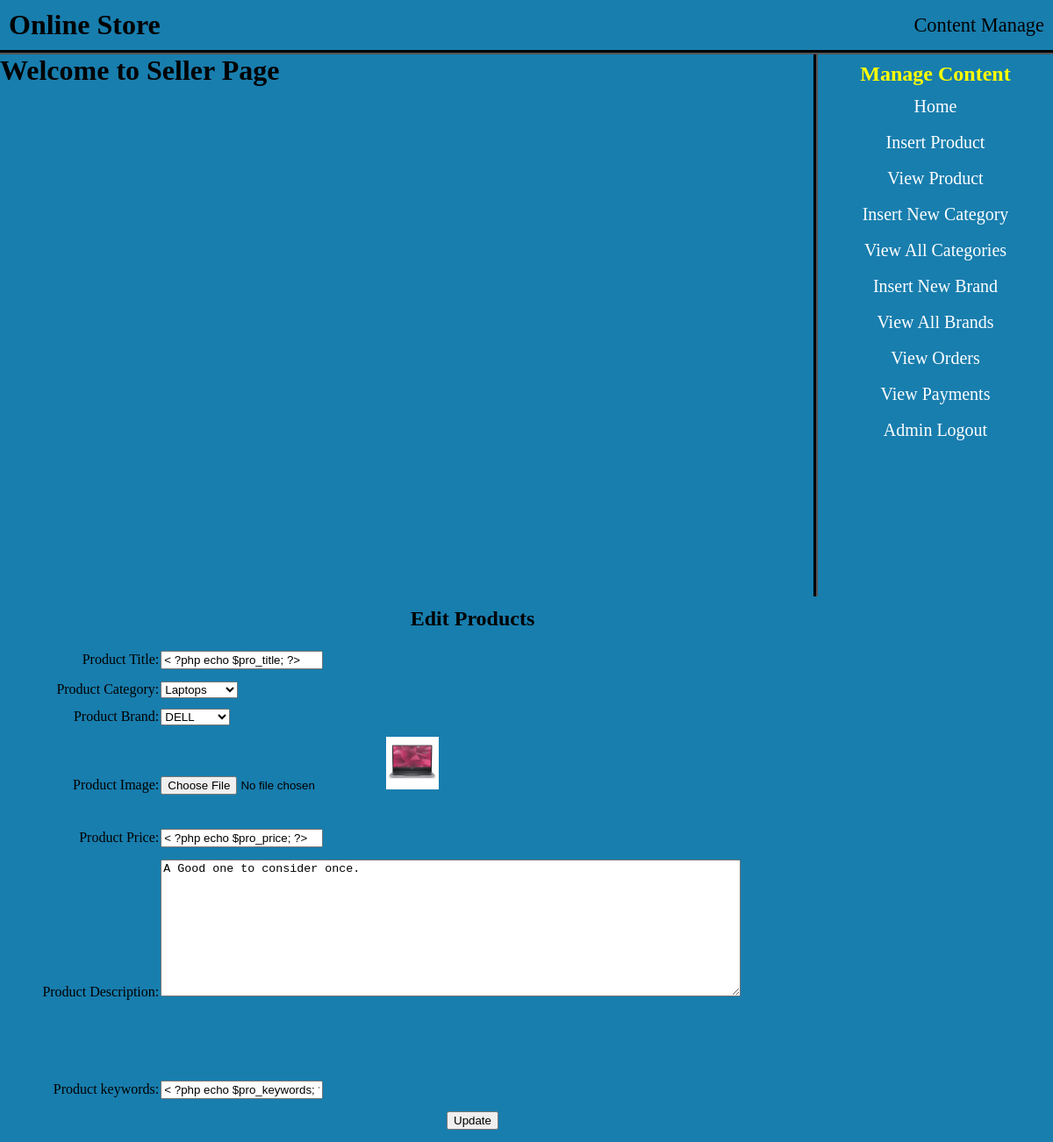
/seller/index.php?edit_pro=17 (signed in), run on the app's committed database.
### tables this page shows
CREATE TABLE `categories` (
  `cat_id` int(100) NOT NULL,
  `cat_title` text NOT NULL
);

CREATE TABLE `brands` (
  `brand_id` int(100) NOT NULL,
  `brand_title` text NOT NULL
);

CREATE TABLE `products` (
  `user_id` int(11) NOT NULL,
  `product_cat` int(100) NOT NULL,
  `product_brand` int(100) NOT NULL,
  `product_title` varchar(255) NOT NULL,
  `product_price` int(100) NOT NULL,
  `product_desc` text NOT NULL,
  `product_image` text NOT NULL,
  `product_keywords` text NOT NULL,
  `product_id` int(100) NOT NULL
);

### seller/edit_pro.php (the view, shortened to what this page needs)
<?php
if (!isset($_SESSION['user_email'])) {
  echo "<script> window.open('login.php?not_admin=You are not a admin !','_self') </script>";
} else {
  ?>
<!DOCTYPE>
<?php
  include ("includes/db.php");
  if (isset($_GET['edit_pro'])) {
    $get_id = $_GET['edit_pro'];
    $get_pro = "select * from products where product_id='$get_id'";
    $run_pro = mysqli_query($con, $get_pro);
    $row_pro = mysqli_fetch_array($run_pro);
    $pro_image = $row_pro['product_image'];
    $pro_desc = $row_pro['product_desc'];
    $pro_cat = $row_pro['product_cat'];
    $pro_brand = $row_pro['product_brand'];
    $get_cat = "select * from categories where cat_id='$pro_cat'";
    $run_cat = mysqli_query($con, $get_cat);
    $row_cat = mysqli_fetch_array($run_cat);
    $category_title = $row_cat['cat_title'];
    $get_brand = "select * from brands where brand_id='$pro_brand'";
    $run_brand = mysqli_query($con, $get_brand);
    $row_brand = mysqli_fetch_array($run_brand);
    $brand_title = $row_brand['brand_title'];
  }
  ?>
<html>
<head>
</head>
<body bgcolor="skyblue">
    <form action=" " method="post" enctype="multipart/form-data">
        <table align="center" width="1077" height="622" border="10" bgcolor="#187eae">
            <tr align="center">
                <td colspan="2" style="padding-top:10px;">
                    <h2> Edit Products </h2>
                </td>
            </tr>
            <tr>
                <td align="right"> Product Title: </td>
                <td align="left"><input type="text" name="product_title" value="< ?php echo $pro_title; ?>" />
            </tr>
            <tr>
                <td align="right"> Product Category: </td>
                <td align="left">
                    <select name="product_cat">
                        <option>
                            <?php echo $category_title; ?>
                        </option>
                    </select>
                </td>
            </tr>
            <tr>
                <td align="right"> Product Brand: </td>
                <td align="left">
                    <select name="product_brand">
                        <option>
                            <?php echo $brand_title; ?>
                        </option>
                    </select>
            </tr>
            <tr>
                <td align="right"> Product Image: </td>
                <td align="left"><input type="file" name="product_image" /> <img
                        src="product_images/<?php echo $pro_image; ?>" width="60" height="60" /> </td>
            </tr>
            <tr>
                <td align="right"> Product Price: </td>
                <td align="left"><input type="text" name="product_price" value="< ?php echo $pro_price; ?>" />
            </tr>
            <tr>
                <td align="right"> Product Description: </td>
                <td>
                    <textarea name="product_desc" cols="80" rows="10"><?php echo $pro_desc; ?></textarea>
                </td>
            </tr>
            <tr>
                <td align="right"> Product keywords: </td>
                <td align="left"><input type="text" name="product_keywords" value="< ?php echo $pro_keywords; ?>" />
            </tr>
            <tr align="center">
                <td colspan="8"><input type="submit" name="update_product" value="Update" />
            </tr>
        </table>
</body>
</html>
<?php } ?>

### seller/styles/style.css (style rules this page uses)
html, body, div, span, applet, object, iframe, h1, h2, h3, h4, h5, h6, p, blockquote, pre, a, abbr, acronym, address, big, cite, code, del, dfn, em, img, ins, kbd, q, s, samp, small, strike, strong, sub, sup, tt, var, b, u, i, center, dl, dt, dd, ol, ul, li, fieldset, form, label, legend, table, caption, tbody, tfoot, thead, tr, th, td, article, aside, canvas, details, embed, figure, figcaption, footer, header, hgroup, menu, nav, output, ruby, section, summary, time, mark, audio, video { margin: 0; padding: 0; border: 0; vertical-align: baseline; }
body { background: #187eae; }

### data on the page
categories: product_cat "Laptops"
brands: product_brand "DELL"
products: product_image (picture), product_desc "A Good one to consider once."
